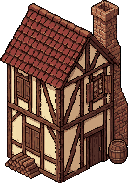
#> input picture assets/art/buildings/block/house_2x2_1_back.png, 128 x 183 px, found by its file name
$ python desde_imagen.py ../../assets/art/buildings/block/house_2x2_1_back.png
#> lines starting #> are read from the running program, lines starting #| are printed output that depends on the picture
### tools/city/citylib.py
"""Town builder library (docs/protocolos/generar-ciudad.md): the map model, the dressing rules (filler houses facing
the street, yards behind, lanterns, workshop props, carts, benches, fences) and the coherence validator.

Pure Python, no engine: the same code dresses town_e, dresses the generated towns and checks them. Deterministic: the
order of every loop is fixed and the only "random" source is tile_hash (same map, same decor).

Iso convention (game/iso.gd): tile (col, row) -> pixel ((col - row) * 32, (col + row) * 16). On screen the camera
sees the faces of a building that look to +row (lower-left face) and to +col (lower-right face); the -row and -col
faces are hidden behind it.
"""
import json
import os
import re

ROOT = os.path.dirname(os.path.dirname(os.path.dirname(os.path.abspath(__file__))))
DATA = os.path.join(ROOT, "data")
RULES_PATH = os.path.join(ROOT, "tools", "city", "reglas.json")

DIRS = [(0, 1), (1, 0), (0, -1), (-1, 0)]  # +row, +col, -row, -col
VISIBLE = {(0, 1), (1, 0)}
ROAD_KINDS = ("street", "plaza", "dirt", "bridge")
PATH_KINDS = ("street", "dirt", "bridge")  # nothing of the decor may stand on these ("camino")


def load_json(path):
#> called with path = 'tools/city/paleta_planos.json'
    with open(path, encoding="utf-8") as f:
#> (reads tools/city/paleta_planos.json from the repository)
        return json.load(f)


def rules():
    return load_json(RULES_PATH)


# [6 lines left out: function tile_hash, not called in this run]


def _i64(x):
    x &= 0xFFFFFFFFFFFFFFFF
    return x - (1 << 64) if x >> 63 else x


# [6 lines left out: function gd_tile_hash, not called in this run]


# --- doors (docs/protocolos/generar-ciudad.md §Puertas) ------------------------------------------------------------
# The door of a drawn building is the Door marker of its scene (tools/city/marcar_puertas.py), exported to
# data/building_sprites.json (tools/city/sprites_catalog.py). Sides by the face of the footprint: SW looks to +row,
# SE to +col (the two the camera sees), NE to -row, NW to -col. Mirroring (x -> -x) swaps cols and rows: SW <-> SE,
# NE <-> NW, and a w x h drawing covers h x w.
SIDES = {"SW": (0, 1), "SE": (1, 0), "NE": (0, -1), "NW": (-1, 0)}
SIDE_OF = {v: k for k, v in SIDES.items()}
MIRRORED = {"SW": "SE", "SE": "SW", "NE": "NW", "NW": "NE"}


def px_to_rel(px):
    """A point of a scene (pixels from Feet, the footprint's centre) as tiles from that centre (col, row)."""
    return (px[0] / 64.0 + px[1] / 32.0, px[1] / 32.0 - px[0] / 64.0)


def _half_up(v):
    return int(v + 0.5) if v >= 0 else -int(-v + 0.5)


# [12 lines left out: function door_tile, not called in this run]


def sprites():
    p = os.path.join(DATA, "building_sprites.json")
    return load_json(p).get("scenes", {}) if os.path.exists(p) else {}


# [48 lines left out: functions drawn_door, looks_for, building_scene, not called in this run]


def to_world(c, r):
    return ((c - r) * 32.0, (c + r) * 16.0)


# [4 lines left out: function to_tile, not called in this run]


class Catalog:
    """The bits of data/ the builder reads: tile kinds and building footprints."""

    # [14 lines left out: function __init__, not called in this run]


class Map:
    """A data/maps/<id>.json with helpers. Tiles are (col, row)."""

    # [30 lines left out: function __init__, not called in this run]

    def inside(self, t):
        return 0 <= t[0] < self.w and 0 <= t[1] < self.h

    # [4 lines left out: function kind, not called in this run]

    def walkable(self, t):
        k = self.kind(t)
        return k != "" and self.cat.walk.get(k) is not None

    def is_road(self, t):
        return self.kind(t) in ROAD_KINDS

    def is_path(self, t):
        return self.kind(t) in PATH_KINDS

    # [11 lines left out: functions all_tiles, site_tiles, not called in this run]

    def doors(self):
        return {s["door"]: sid for sid, s in self.sites.items() if s["door"]}

    # [416 lines left out: functions services, protected, free_filler, groups_of, front_line, road_reach and 3 more, not called in this run]


BLOCK_HOUSE = "house_block"  # a filler house of any size but 3x3: a greybox block until its sprite exists
LANDMARK_SCENE = "hito"  # the generic block of a landmark without its own scene (game/visuals/props/<type>.tscn)
BOAT_SCENE = "boat"


# [8 lines left out: function planned_lots, not called in this run]


def _touch(a, b):
    """Two lots (c, r, w, h) that share an edge or overlap."""
    return not (a[0] + a[2] < b[0] or b[0] + b[2] < a[0] or a[1] + a[3] < b[1] or b[1] + b[3] < a[1])


# [5 lines left out: function _near_service, not called in this run]


# --- validator -----------------------------------------------------------------------------------------------------

class Report:
    # [5 lines left out: function __init__, not called in this run]

    def error(self, msg):
        self.errors.append(msg)

    def warn(self, msg):
        self.warnings.append(msg)

    def note(self, msg):
        self.info.append(msg)


# [284 lines left out: functions starts_of, bfs, _catalog_problems, validate, not called in this run]


def _land(m, t):
    """Walkable ground that is not water, a pier, a bridge nor a ford."""
    return m.walkable(t) and m.kind(t) not in ("dock", "bridge", "ford")


# [128 lines left out: functions _check_water, _check_marks, groups_of8, _dist_poly, lot_facing_dir, not called in this run]


def _dir_name(d):
    return {(0, 1): "+fila (abajo izquierda)", (1, 0): "+columna (abajo derecha)", (0, -1): "-fila (arriba derecha)",
            (-1, 0): "-columna (arriba izquierda)"}.get(tuple(d), str(d))


# [18 lines left out: function hand_decor, not called in this run]


# --- The living town II (docs/gdd/04f_vida_y_fiestas.md §4.24.2, §4.24.4) ---------------------------------------------

MEETING_KINDS = ("well", "atrium", "tavern", "washhouse", "bridge", "gate", "square")


# [149 lines left out: functions _decor_tiles, _near, meeting_points, patrols, add_life, not called in this run]


def load_map(map_id, cat=None):
    cat = cat or Catalog()
    return Map(load_json(os.path.join(DATA, "maps", map_id + ".json")), cat)


# [20 lines left out: functions save_map, dumps_map, not called in this run]


# H13's zones (docs/gdd/10_hitos.md: «mapa EA 80×80 con 6 zonas»; tools/city/ciudades.json "zones", organic.zones).
ZONE_KINDS = ("centre", "artisans", "nobles", "port", "outskirts", "forest")
WORKSHOP_TYPES = ("forge", "carpentry", "masonry", "tailor_shop")


# [251 lines left out: functions _check_zones, greenery, not called in this run]

### tools/city/desde_imagen.py
#!/usr/bin/env python3
"""A top-down semantic town plan (an image in the colours of tools/city/paleta_planos.json, made with fal by
tools/city/fal_planos.py or drawn by hand) read into the tile grid (docs/protocolos/generar-ciudad.md §1e).

  python3 tools/city/desde_imagen.py <image> --size 48x48 [--classes a,b,...] [--out reports/ciudad/fal/x_rejilla.png]

Each pixel goes to the nearest colour of the palette (only the classes the town uses); each tile to a class by its
share of pixels, with priorities, because the thin things of a plan (streets, walls, piers) never fill a tile:

  water  >= 0.45 · wall >= 0.12 · a landmark >= 0.35 · dock >= 0.22 · street >= 0.28 · plaza >= 0.4 ·
  else the class with most pixels (houses, grass, fields, woods, rock)

The town builder (tools/city/organic.py, a plan with "skeleton") takes from this grid the skeleton of the town (the
water, the streets, the squares, the walls, the landmarks, the fields, the woods, the rock and where the houses
stand) and puts the sim's sites, the house lots, the doors and the dressing by its own rules.
"""
import argparse
import os
import sys

sys.dont_write_bytecode = True
sys.path.insert(0, os.path.dirname(os.path.abspath(__file__)))
import citylib  # noqa: E402

ROOT = citylib.ROOT
PALETTE_PATH = os.path.join(ROOT, "tools", "city", "paleta_planos.json")
SHARE = {"water": 0.45, "wall": 0.12, "dock": 0.22, "street": 0.28, "plaza": 0.4}
LANDMARK_SHARE = 0.35
ORDER = ["water", "wall", "LANDMARK", "dock", "street", "plaza"]


def palette():
    return citylib.load_json(PALETTE_PATH)


def classify(path, size, classes=None):
    """{(c, r): class} for a w x h grid over the whole image, and the share of every class in every tile."""
    from PIL import Image
    pal = palette()
    cls = classes or list(pal["classes"])
    cols = [tuple(pal["classes"][k]["rgb"]) for k in cls]
    landmark = {k for k in cls if pal["classes"][k].get("landmark")}
    im = Image.open(path).convert("RGB")
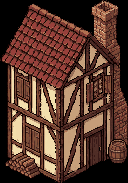
#> im: PIL image 128x183 RGB; mean R, G, B 87.6, 55.9, 44.2
    w, h = size
    # a small working size: about 12 px per tile is enough to measure the shares
    k = 12
    im = im.resize((w * k, h * k), Image.BOX)
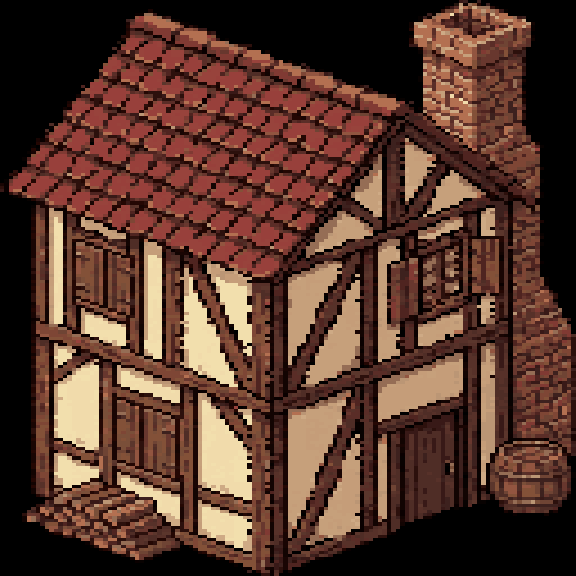
#> im: PIL image 576x576 RGB; mean R, G, B 87.6, 55.9, 44.2
    px = im.load()
    lut = {}

    def nearest(rgb):
        got = lut.get(rgb)
        if got is None:
            best, bd = 0, 1e9
            for i, c in enumerate(cols):
                d = (rgb[0] - c[0]) ** 2 + (rgb[1] - c[1]) ** 2 + (rgb[2] - c[2]) ** 2
                if d < bd:
                    best, bd = i, d
            got = best
            lut[rgb] = got
        return got

    grid = {}
    shares = {}
    for r in range(h):
        for c in range(w):
            n = [0] * len(cls)
            for y in range(r * k, (r + 1) * k):
                for x in range(c * k, (c + 1) * k):
                    n[nearest(px[x, y])] += 1
            tot = float(k * k)
            share = {cls[i]: n[i] / tot for i in range(len(cls)) if n[i]}
            shares[(c, r)] = share
            grid[(c, r)] = pick(share, landmark)
    return grid, shares


def pick(share, landmark):
    for key in ORDER:
        if key == "LANDMARK":
            best = max(((v, k) for k, v in share.items() if k in landmark), default=(0, ""))
            if best[0] >= LANDMARK_SHARE:
                return best[1]
            continue
        if share.get(key, 0) >= SHARE[key]:
            return key
    rest = {k: v for k, v in share.items() if k not in SHARE and k not in landmark}
    return max(rest, key=rest.get) if rest else max(share, key=share.get)


def render(grid, size, out, px=12):
#> called with size = (48, 48), px = 12
    from PIL import Image, ImageDraw
    pal = palette()["classes"]
    w, h = size
    img = Image.new("RGB", (w * px, h * px))
#> img: PIL image 576x576 RGB; every value is 0
    d = ImageDraw.Draw(img)
    for (c, r), k in grid.items():
        d.rectangle([c * px, r * px, (c + 1) * px - 1, (r + 1) * px - 1], fill=tuple(pal[k]["rgb"]))
    os.makedirs(os.path.dirname(out), exist_ok=True)
    img.save(out)
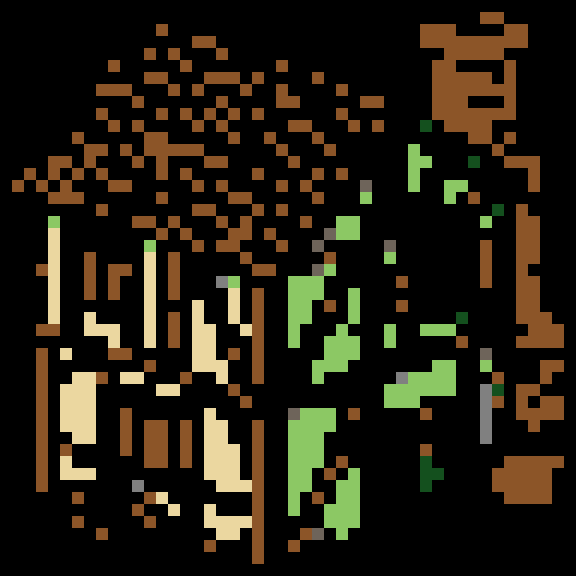
#> saved as house_2x2_1_back_rejilla.png: PIL image 576x576 RGB; mean R, G, B 36.5, 30.5, 17.2
    return out


def main(argv):
    ap = argparse.ArgumentParser(prog="desde_imagen.py")
    ap.add_argument("image")
    ap.add_argument("--size", default="48x48")
    ap.add_argument("--classes", default="")
    ap.add_argument("--out", default="")
    a = ap.parse_args(argv)
    size = tuple(int(x) for x in a.size.lower().split("x"))
    grid, _ = classify(os.path.join(ROOT, a.image), size, a.classes.split(",") if a.classes else None)
    out = a.out or os.path.join(ROOT, "reports", "ciudad", "fal",
                                os.path.splitext(os.path.basename(a.image))[0] + "_rejilla.png")
    print(os.path.relpath(render(grid, size, out), ROOT))
    counts = {}
    for k in grid.values():
        counts[k] = counts.get(k, 0) + 1
    print(", ".join(f"{k} {v}" for k, v in sorted(counts.items(), key=lambda kv: -kv[1])))
    return 0


if __name__ == "__main__":
    sys.exit(main(sys.argv[1:]))
#> (the program exits here)
